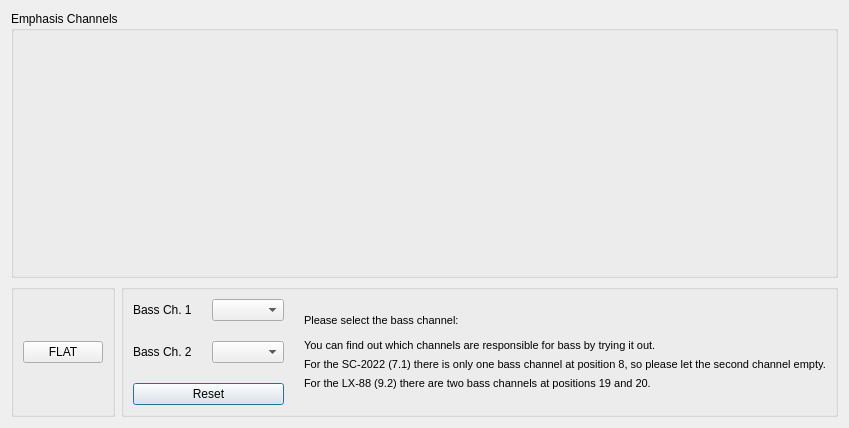
<?xml version="1.0" encoding="UTF-8"?>
<ui version="4.0">
 <class>EmphasisDialog</class>
 <widget class="QDialog" name="EmphasisDialog">
  <property name="geometry">
   <rect>
    <x>0</x>
    <y>0</y>
    <width>837</width>
    <height>428</height>
   </rect>
  </property>
  <property name="windowTitle">
   <string>Emphasis</string>
  </property>
  <layout class="QVBoxLayout" name="verticalLayout_2">
   <property name="sizeConstraint">
    <enum>QLayout::SetDefaultConstraint</enum>
   </property>
   <item>
    <widget class="QGroupBox" name="sliderGroupBox">
     <property name="sizePolicy">
      <sizepolicy hsizetype="Preferred" vsizetype="Preferred">
       <horstretch>0</horstretch>
       <verstretch>0</verstretch>
      </sizepolicy>
     </property>
     <property name="sizeIncrement">
      <size>
       <width>1</width>
       <height>0</height>
      </size>
     </property>
     <property name="title">
      <string>Emphasis Channels</string>
     </property>
     <property name="flat">
      <bool>false</bool>
     </property>
     <layout class="QVBoxLayout" name="verticalLayout_3">
      <item>
       <layout class="QHBoxLayout" name="sliderLayout">
        <item>
         <spacer name="verticalSpacer">
          <property name="orientation">
           <enum>Qt::Vertical</enum>
          </property>
          <property name="sizeHint" stdset="0">
           <size>
            <width>1</width>
            <height>40</height>
           </size>
          </property>
         </spacer>
        </item>
       </layout>
      </item>
     </layout>
    </widget>
   </item>
   <item>
    <layout class="QHBoxLayout" name="horizontalLayout_2">
     <property name="sizeConstraint">
      <enum>QLayout::SetMaximumSize</enum>
     </property>
     <property name="topMargin">
      <number>0</number>
     </property>
     <item>
      <layout class="QVBoxLayout" name="verticalLayout_4"/>
     </item>
     <item>
      <widget class="QGroupBox" name="groupBox">
       <property name="title">
        <string/>
       </property>
       <layout class="QVBoxLayout" name="verticalLayout_5">
        <item>
         <widget class="QPushButton" name="flatPushButton">
          <property name="text">
           <string>FLAT</string>
          </property>
          <property name="autoDefault">
           <bool>false</bool>
          </property>
         </widget>
        </item>
       </layout>
      </widget>
     </item>
     <item>
      <widget class="QGroupBox" name="groupBox_2">
       <property name="title">
        <string/>
       </property>
       <layout class="QHBoxLayout" name="horizontalLayout_3">
        <item>
         <layout class="QHBoxLayout" name="horizontalLayout">
          <property name="spacing">
           <number>20</number>
          </property>
          <item>
           <layout class="QVBoxLayout" name="verticalLayout">
            <item>
             <layout class="QHBoxLayout" name="horizontalLayout_4">
              <item>
               <widget class="QLabel" name="label_4">
                <property name="text">
                 <string>Bass Ch. 1</string>
                </property>
               </widget>
              </item>
              <item>
               <widget class="QComboBox" name="bassCh1ComboBox"/>
              </item>
             </layout>
            </item>
            <item>
             <layout class="QHBoxLayout" name="horizontalLayout_5">
              <item>
               <widget class="QLabel" name="label_5">
                <property name="text">
                 <string>Bass Ch. 2</string>
                </property>
               </widget>
              </item>
              <item>
               <widget class="QComboBox" name="bassCh2ComboBox"/>
              </item>
             </layout>
            </item>
            <item>
             <widget class="QPushButton" name="resetPushButton">
              <property name="text">
               <string>Reset</string>
              </property>
             </widget>
            </item>
           </layout>
          </item>
          <item>
           <widget class="QLabel" name="label_6">
            <property name="text">
             <string>&lt;!DOCTYPE HTML PUBLIC &quot;-//W3C//DTD HTML 4.0//EN&quot; &quot;http://www.w3.org/TR/REC-html40/strict.dtd&quot;&gt;
&lt;html&gt;&lt;head&gt;&lt;meta name=&quot;qrichtext&quot; content=&quot;1&quot; /&gt;&lt;style type=&quot;text/css&quot;&gt;
p, li { white-space: pre-wrap; }
&lt;/style&gt;&lt;/head&gt;&lt;body style=&quot; font-family:'MS Shell Dlg 2'; font-size:8pt; font-weight:400; font-style:normal;&quot;&gt;
&lt;p style=&quot; margin-top:12px; margin-bottom:12px; margin-left:0px; margin-right:0px; -qt-block-indent:0; text-indent:0px;&quot;&gt;Please select the bass channel:&lt;/p&gt;
&lt;p style=&quot; margin-top:6px; margin-bottom:6px; margin-left:0px; margin-right:0px; -qt-block-indent:0; text-indent:0px;&quot;&gt;You can find out which channels are responsible for bass by trying it out.&lt;/p&gt;
&lt;p style=&quot; margin-top:6px; margin-bottom:6px; margin-left:0px; margin-right:0px; -qt-block-indent:0; text-indent:0px;&quot;&gt;For the SC-2022 (7.1) there is only one bass channel at position 8, so please let the second channel empty.&lt;/p&gt;
&lt;p style=&quot; margin-top:6px; margin-bottom:6px; margin-left:0px; margin-right:0px; -qt-block-indent:0; text-indent:0px;&quot;&gt;For the LX-88 (9.2) there are two bass channels at positions 19 and 20.&lt;/p&gt;&lt;/body&gt;&lt;/html&gt;</string>
            </property>
           </widget>
          </item>
          <item>
           <spacer name="horizontalSpacer">
            <property name="orientation">
             <enum>Qt::Horizontal</enum>
            </property>
            <property name="sizeHint" stdset="0">
             <size>
              <width>40</width>
              <height>20</height>
             </size>
            </property>
           </spacer>
          </item>
         </layout>
        </item>
       </layout>
      </widget>
     </item>
    </layout>
   </item>
  </layout>
 </widget>
 <resources/>
 <connections/>
</ui>
